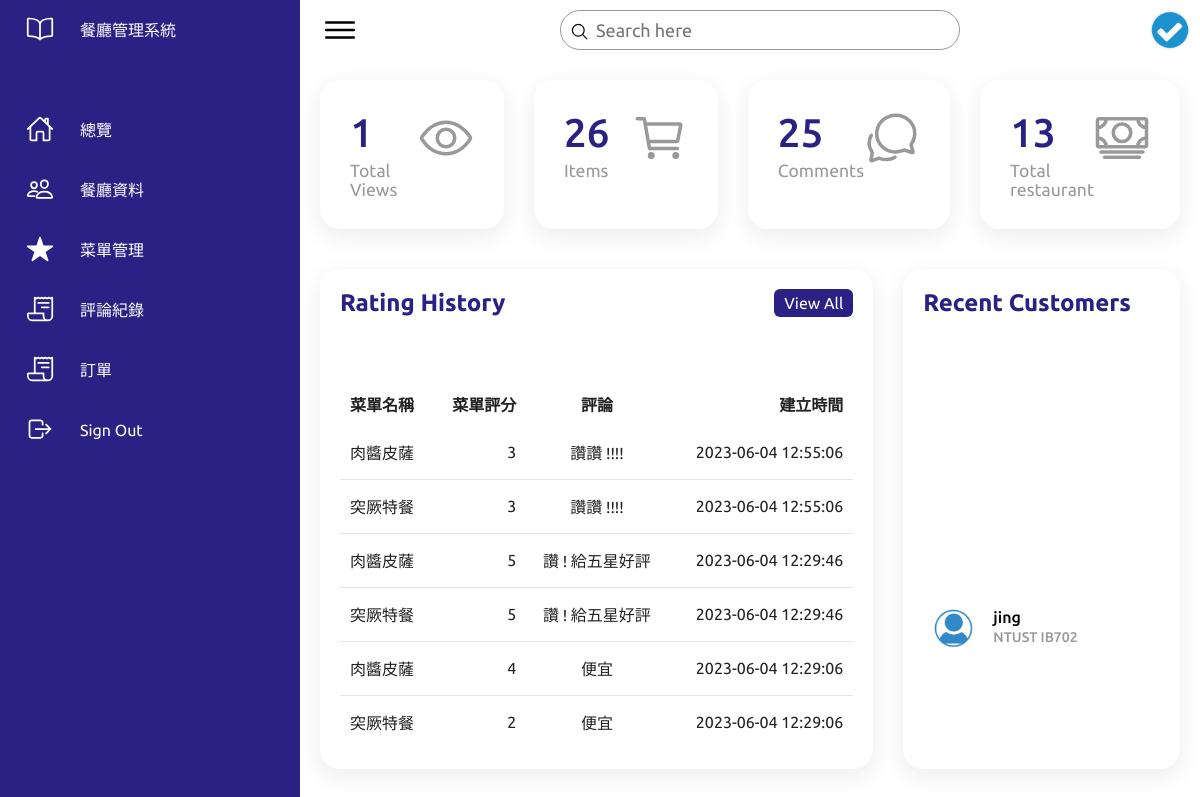
The app's page /app/restaurant/dashboard.php (signed in) with its own data.
### tables this page shows
CREATE TABLE `ratings` (
  `rating_id` int(11) NOT NULL,
  `user_id` int(11) NOT NULL,
  `restaurant_id` int(11) NOT NULL,
  `menu_item_id` int(11) NOT NULL,
  `restaurant_rating` int(11) NOT NULL,
  `menu_item_rating` int(11) NOT NULL,
  `comment` text NOT NULL,
  `created_at` datetime NOT NULL
);

CREATE TABLE `menu_items` (
  `item_id` int(11) NOT NULL,
  `restaurant_id` int(11) NOT NULL,
  `name` char(50) NOT NULL,
  `description` text NOT NULL,
  `price` int(11) NOT NULL
);

CREATE TABLE `users` (
  `user_id` int(11) NOT NULL,
  `first_name` char(50) NOT NULL DEFAULT '',
  `last_name` char(50) NOT NULL DEFAULT '',
  `email` char(50) NOT NULL DEFAULT '',
  `password` char(50) NOT NULL DEFAULT '',
  `phone_number` char(50) NOT NULL DEFAULT '',
  `delivery_address` char(200) NOT NULL DEFAULT ''
);

### app/restaurant/dashboard.php (the view, shortened to what this page needs)
<?php
$restaurant_id = $_SESSION['restaurant_id'];
$counter = $_SESSION['counter'];
require_once('../../config/config.php');
$count_sql = "SELECT
    (SELECT COUNT(*) FROM ratings) AS comment_count,
    (SELECT COUNT(*) FROM menu_items) AS item_count,
    (SELECT COUNT(*) FROM restaurants) AS restaurant_count,
    (SELECT COUNT(*) FROM users) AS user_count;";
$result = $conn->query($count_sql);
if ($result->num_rows > 0){
    $row = mysqli_fetch_array ( $result, MYSQLI_ASSOC );
    $comment_count = $row['comment_count'];
    $item_count = $row['item_count'];
    $restaurant_count = $row['restaurant_count'];
}
?>
<!DOCTYPE html>
<html lang="en">
<head>
    <link rel="stylesheet" href="../../assets/css/style.css">
</head>
<body>
    <div class="container">
        <div class="navigation">
            <ul>
                <li>
                    <a href="dashboard.php">
                        <span class="icon">
                            <ion-icon name="book-outline"></ion-icon>
                        </span>
                        <span class="title">餐廳管理系統</span>
                    </a>
                </li>
                <li>
                    <a href="dashboard.php">
                        <span class="icon">
                            <ion-icon name="home-outline"></ion-icon>
                        </span>
                        <span class="title">總覽</span>
                    </a>
                </li>
                <li>
                    <a href="restaurant_info.php">
                        <span class="icon">
                            <ion-icon name="people-outline"></ion-icon>
                        </span>
                        <span class="title">餐廳資料</span>
                    </a>
                </li>
                <li>
                    <a href="menu_items.php">
                        <span class="icon">
                            <ion-icon name="star"></ion-icon>
                        </span>
                        <span class="title">菜單管理</span>
                    </a>
                </li>
                <li>
                    <a href="rating_history.php">
                        <span class="icon">
                            <ion-icon name="receipt-outline"></ion-icon>
                        </span>
                        <span class="title">評論紀錄</span>
                    </a>
                </li>
                 <li>
                    <a href="tracing_order.php">
                        <span class="icon">
                            <ion-icon name="receipt-outline"></ion-icon>
                        </span>
                        <span class="title">訂單</span>
                    </a>
                </li>
                <li>
                    <a href="../public/logout.php">
                        <span class="icon">
                            <ion-icon name="log-out-outline"></ion-icon>
                        </span>
                        <span class="title">Sign Out</span>
                    </a>
                </li>
            </ul>
        </div>
        <div class="main">
            <div class="topbar">
                <div class="toggle">
                    <ion-icon name="menu-outline"></ion-icon>
                </div>
                <div class="search">
                    <label>
                        <input type="text" placeholder="Search here">
                        <ion-icon name="search-outline"></ion-icon>
                    </label>
                </div>
                <div class="user">
                    <img src="../../assets/imgs/login1.png" alt="">
                </div>
            </div>
            <div class="cardBox">
                <div class="card">
                    <div>
                        <div class="numbers"><?php echo $counter;?></div>
                        <div class="cardName">Total Views</div>
                    </div>
                    <div class="iconBx">
                        <ion-icon name="eye-outline"></ion-icon>
                    </div>
                </div>
                <div class="card">
                    <div>
                        <div class="numbers"><?php echo $item_count;?></div>
                        <div class="cardName">Items</div>
                    </div>
                    <div class="iconBx">
                        <ion-icon name="cart-outline"></ion-icon>
                    </div>
                </div>
                <div class="card">
                    <div>
                        <div class="numbers"><?php echo $comment_count;?></div>
                        <div class="cardName">Comments</div>
                    </div>
                    <div class="iconBx">
                        <ion-icon name="chatbubbles-outline"></ion-icon>
                    </div>
                </div>
                <div class="card">
                    <div>
                        <div class="numbers"><?php echo $restaurant_count;?></div>
                        <div class="cardName">Total restaurant</div>
                    </div>
                    <div class="iconBx">
                        <ion-icon name="cash-outline"></ion-icon>
                    </div>
                </div>
            </div>
            <div class="details">
                <div class="recentOrders">
                    <div class="cardHeader">
                        <h2>Rating History</h2>
                        <a href="rating_history.php" class="btn">View All</a>
                    </div>
                    <table>
                        <thead>
                            <tr>
                                <td>菜單名稱</td>
                                <td>菜單評分</td>
                                <td>評論</td>
                                <td>建立時間</td>
                            </tr>
                        </thead>
                        <tbody>
                            <?php
                                require_once('../../config/config.php');
                                $sql = "SELECT r.name AS restaurant_name, m.name AS menu_item_name , ra.*
                                        FROM ratings ra
                                        JOIN menu_items m ON ra.menu_item_id = m.item_id
                                        JOIN restaurants r ON ra.restaurant_id = r.restaurant_id
                                        WHERE ra.restaurant_id ='" . $_SESSION['restaurant_id'] . "' ORDER BY ra.created_at DESC
                                        LIMIT 10;";
                                $result = $conn->query($sql);
                                if ($result->num_rows > 0) {
                                    while ( $row = mysqli_fetch_array ( $result, MYSQLI_ASSOC ) ) {
                                        echo "
                                        <tr>
                                            <td>" . $row['menu_item_name'] . "</td>
                                            <td>" . $row['menu_item_rating'] . "</td>
                                            <td>" . $row['comment'] . "</td>
                                            <td>" . $row['created_at'] . "</td>
                                        </tr>";
                                        }
                                }
                            ?>
                        </tbody>
                    </table>
                </div>
                <div class="recentCustomers">
                    <div class="cardHeader">
                        <h2>Recent Customers</h2>
                    </div>
                    <table>
                            <?php
                                require_once('../../config/config.php');
                                $sql = "SELECT u.user_id, u.first_name, u.delivery_address
                                FROM users u
                                WHERE u.user_id IN (
                                  SELECT DISTINCT o.user_id
                                  FROM orders o
                                  WHERE o.restaurant_id = $restaurant_id);";
                                $result = $conn->query($sql);
                                if ($result->num_rows > 0) {
                                    while ( $row = mysqli_fetch_array ( $result, MYSQLI_ASSOC ) ) {
                                        echo "
                                        <tr>
                                            <td width='60px'>
                                                <div class='imgBx'><img src='../../assets/imgs/user.png' alt=''></div>
                                            </td>
                                            <td>
                                                <h4>" . $row['first_name'] . "<br> <span>" . $row['delivery_address'] . "</span></h4>
                                            </td>
                                        </tr>";
                                        }
                                }
                            ?>
                    </table>
                </div>
            </div>
        </div>
    </div>
</body>
</html>

### records on screen
ratings: menu_item.name "肉醬皮薩", menu_item_rating "3", comment "讚讚 !!!!", created_at "2023-06-04 12:55:06"
ratings: menu_item.name "突厥特餐", menu_item_rating "3", comment "讚讚 !!!!", created_at "2023-06-04 12:55:06"
ratings: menu_item.name "肉醬皮薩", menu_item_rating "5", comment "讚 ! 給五星好評", created_at "2023-06-04 12:29:46"
ratings: menu_item.name "突厥特餐", menu_item_rating "5", comment "讚 ! 給五星好評", created_at "2023-06-04 12:29:46"
ratings: menu_item.name "肉醬皮薩", menu_item_rating "4", comment "便宜", created_at "2023-06-04 12:29:06"
ratings: menu_item.name "突厥特餐", menu_item_rating "2", comment "便宜", created_at "2023-06-04 12:29:06"
users: first_name "jing", delivery_address "NTUST IB702"

### other values on screen
$counter "1"
$item_count "26"
$comment_count "25"
$restaurant_count "13"
